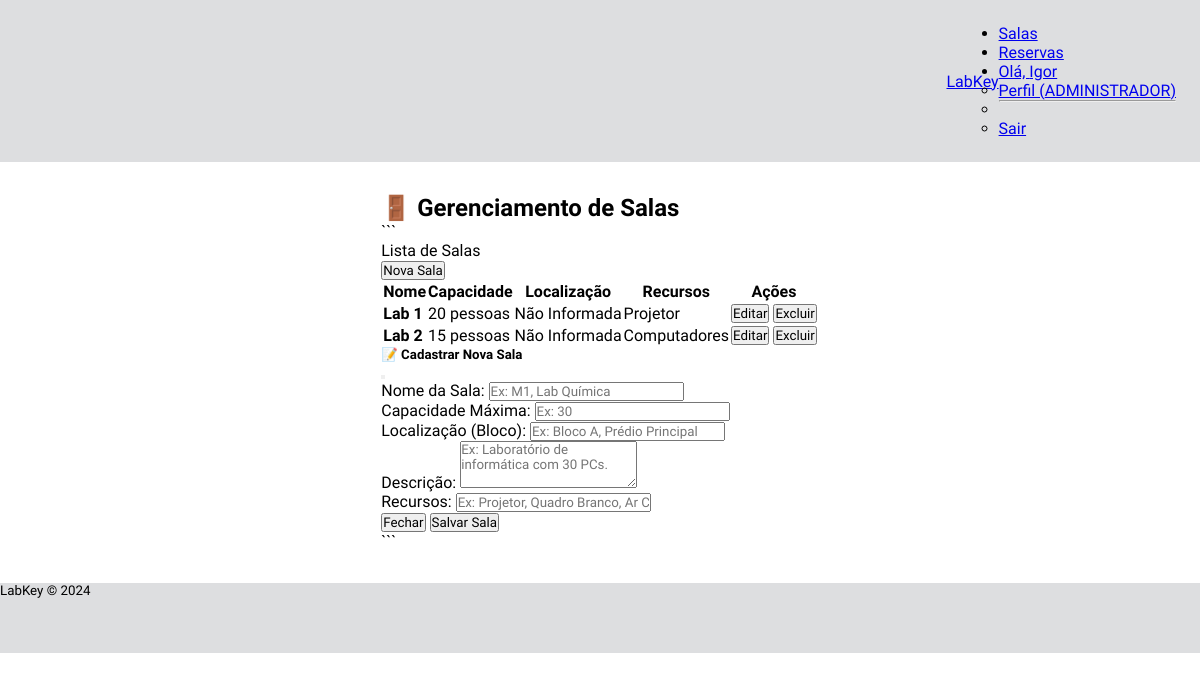
The app's page /salas (signed in), older data.
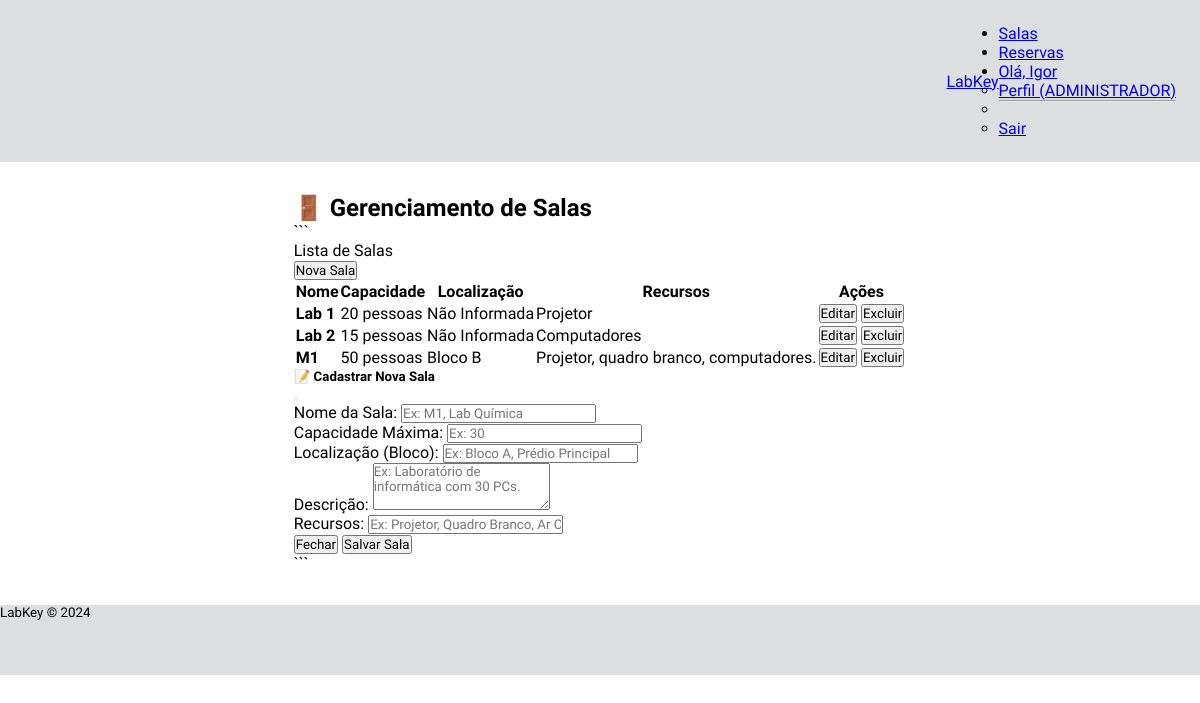
The same page, newer data.
### models/models.py (models this page shows)
class SalaBase(SQLModel):
    nome: str = Field(unique=True, index=True, description="Nome identificador da sala")
    descricao: Optional[str] = Field(default=None, description="Descrição da sala")
    capacidade: int = Field(description="Capacidade máxima de pessoas")
    localizacao: Optional[str] = Field(default=None, description="Localização física da sala") # Opcional
    recursos: Optional[str] = Field(default=None, description="Equipamentos ou recursos disponíveis") # Opcional

class Sala(SalaBase, table=True):
    id: Optional[int] = Field(default=None, primary_key=True)
    reservas: List["Reserva"] = Relationship(back_populates="sala")

### main.py (the view)
@app.get("/salas", summary="Página de Salas")
def salas_page(request: Request, session: Session = Depends(get_session)):
    if "usuario_id" not in request.session:
        return RedirectResponse(url="/login", status_code=status.HTTP_303_SEE_OTHER)
    nome = request.session.get("nome")
    tipo = request.session.get("tipo_usuario")
    salas = session.exec(select(Sala)).all()
    return templates.TemplateResponse("salas.html", {"request": request, "nome": nome, "tipo_usuario": tipo, "salas": salas})

### templates/salas.html (shortened to what this page needs)
{% extends "base_dashboard.html" %}
{% block content %}
<div class="container my-5">
    <h2 class="text-center mb-4">🚪 Gerenciamento de Salas</h2>
```
<div class="card">
    <div class="card-header">
         Lista de Salas
        <div class="card-header-actions">
            {% if tipo_usuario == 'ADMINISTRADOR' %}
            <button class="btn btn-primary btn-sm"
                    type="button"
                    data-coreui-toggle="modal"
                    data-coreui-target="#modalCadastroSala">
                 Nova Sala
            </button>
            {% endif %}
        </div>
    </div>
    <div class="card-body">
        <table class="table table-responsive-sm table-striped">
            <thead>
                <tr>
                    <th>Nome</th>
                    <th>Capacidade</th>
                    <th>Localização</th>
                    <th>Recursos</th>
                    <th>Ações</th>
                </tr>
            </thead>
            <tbody>
                {% for sala in salas %}
                <tr>
                    <td><strong>{{ sala.nome }}</strong></td>
                    <td>{{ sala.capacidade }} pessoas</td>
                    <td>{{ sala.localizacao or 'Não Informada' }}</td>
                    <td>{{ sala.recursos or 'Nenhum' }}</td>
                    <td>
                        {% if tipo_usuario == 'ADMINISTRADOR' %}
                        <button class="btn btn-sm btn-warning">Editar</button>
                        <button class="btn btn-sm btn-danger">Excluir</button>
                        {% endif %}
                    </td>
                </tr>
                {% endfor %}
            </tbody>
        </table>
    </div>
</div>
<div class="modal fade" id="modalCadastroSala" tabindex="-1" aria-labelledby="modalCadastroSalaLabel" aria-hidden="true">
    <div class="modal-dialog modal-lg">
        <div class="modal-content">
            <form id="formCadastroSala">
                <div class="modal-header">
                    <h5 class="modal-title" id="modalCadastroSalaLabel">📝 Cadastrar Nova Sala</h5>
                    <button class="btn-close" type="button" data-coreui-dismiss="modal" aria-label="Fechar"></button>
                </div>
                <div class="modal-body">
                    <div class="mb-3">
                        <label for="nome" class="form-label">Nome da Sala:</label>
                        <input class="form-control" id="nome" name="nome" type="text" placeholder="Ex: M1, Lab Química" required>
                    </div>
                    <div class="mb-3">
                        <label for="capacidade" class="form-label">Capacidade Máxima:</label>
                        <input class="form-control" id="capacidade" name="capacidade" type="number" min="1" placeholder="Ex: 30" required>
                    </div>
                    <div class="mb-3">
                        <label for="localizacao" class="form-label">Localização (Bloco):</label>
                        <input class="form-control" id="localizacao" name="localizacao" type="text" placeholder="Ex: Bloco A, Prédio Principal">
                    </div>
                    <div class="mb-3">
                        <label for="descricao" class="form-label">Descrição:</label>
                        <textarea class="form-control" id="descricao" name="descricao" rows="3" placeholder="Ex: Laboratório de informática com 30 PCs."></textarea>
                    </div>
                    <div class="mb-3">
                        <label for="recursos" class="form-label">Recursos:</label>
                        <input class="form-control" id="recursos" name="recursos" type="text" placeholder="Ex: Projetor, Quadro Branco, Ar Condicionado">
                    </div>
                </div>
                <div class="modal-footer">
                    <button class="btn btn-secondary" type="button" data-coreui-dismiss="modal">Fechar</button>
                    <button class="btn btn-primary" type="submit">Salvar Sala</button>
                </div>
            </form>
        </div>
    </div>
</div>
```
</div>
{% endblock %}

### templates/base_dashboard.html (shortened to what this page needs)
<!DOCTYPE html>
<html lang="pt-BR">
  <head>
    <link
      href="https://cdn.jsdelivr.net/npm/@coreui/coreui@5.4.3/dist/css/coreui.min.css"
      rel="stylesheet"
      xintegrity="sha384-oMIIhJL1T5s+PxJr6+Qb0pO1IRFB6OGMM+J57UBT3UQKxSVsb++MkXpu9cLqaJxu"
    />
    <link rel="stylesheet" href="/static/css/style.css" />
  </head>
  <body>
    <div class="dsbd-container">
      <nav class="dsbd-nav navbar navbar-expand-lg">
        <a class="navbar-brand" href="/dashboard">LabKey</a>
        <ul class="navbar-nav ms-auto">
          <li class="nav-item"><a class="nav-link" href="/salas">Salas</a></li>
          <li class="nav-item">
            <a class="nav-link" href="/reservas">Reservas</a>
          </li>
          {% if nome %}
          <li class="nav-item dropdown">
            <a class="nav-link dropdown-toggle" href="#" id="navbarDropdown" role="button" data-coreui-toggle="dropdown" aria-expanded="false">
              Olá, {{ nome.split(' ')[0] }}
            </a>
            <ul class="dropdown-menu dropdown-menu-end" aria-labelledby="navbarDropdown">
              <li><a class="dropdown-item" href="#">Perfil ({{ tipo_usuario }})</a></li>
              <li><hr class="dropdown-divider"></li>
              <li><a class="dropdown-item" href="/logout">Sair</a></li>
            </ul>
          </li>
          {% else %}
          <li class="nav-item">
            <a class="btn btn-outline-danger ms-3" href="/logout">Sair</a>
          </li>
          {% endif %}
        </ul>
      </nav>
      <main class="dsbd-main container py-4">
        {% block content %}{% endblock %}
      </main>
      <footer class="dsbd-footer text-center py-3 mt-auto">
        <small>LabKey &copy; 2024</small>
      </footer>
    </div>
  </body>
</html>

### static/css/style.css (style rules this page uses)
* { margin: 0; padding: 0; box-sizing: border-box; font-family: "Lexend", sans-serif; }
html, body { width: 100%; min-height: 100vh; }
.dsbd-container { display: flex; flex-direction: column; width: 100%; min-height: 100vh; background-color:#ffffff }
.index-nav, .dsbd-nav { display: flex; flex-direction: row; justify-content: flex-end; align-items: center; padding: 1rem; background-color: #ffffff; }
.dsbd-nav { background-color: #dddee0; padding: 1.5rem; }
.index-main, .dsbd-main { display: flex; flex-direction: column; align-items: center; padding: 2rem; }
.dsbd-footer { display: flex; background-color: #dddee0; height: 70px; align-items: baseline; }

Row changes from the older to the newer data that the page shows:
added Sala: nome "M1", capacidade "50", localizacao "Bloco B", recursos "Projetor, quadro branco, computadores."
